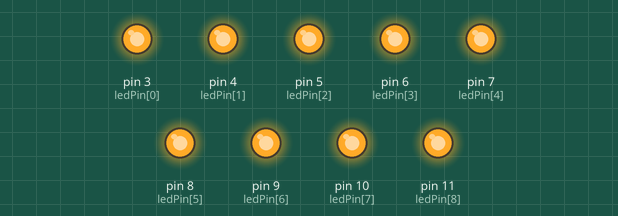
Recording of a sketch running on a simulated Arduino Uno, built with avr-gcc and run on an emulated ATmega328P. Parts: output pins drawn as LEDs (lit = HIGH).

Above: at 0.1 s.
At 14.4 s:
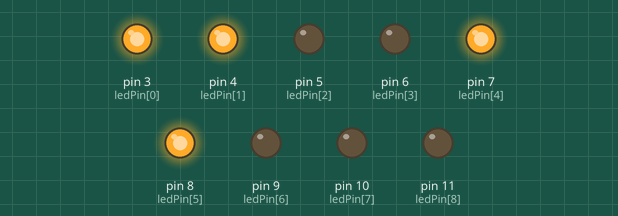
At 16.4 s:
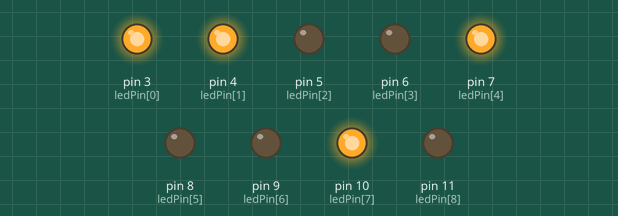
At 19.5 s:
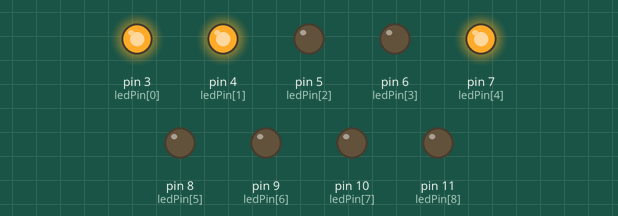
At 26.7 s:
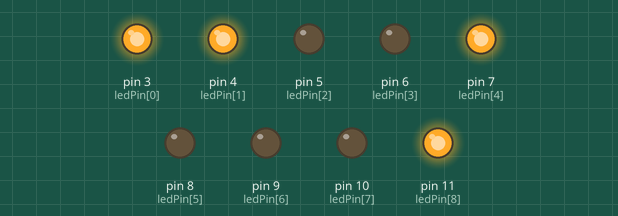
At 32.8 s:
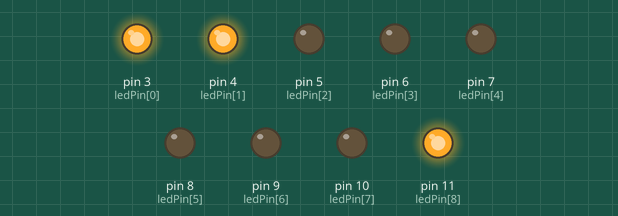
Timing chart, 0 to 40.0 s (numbered marks = the images above):
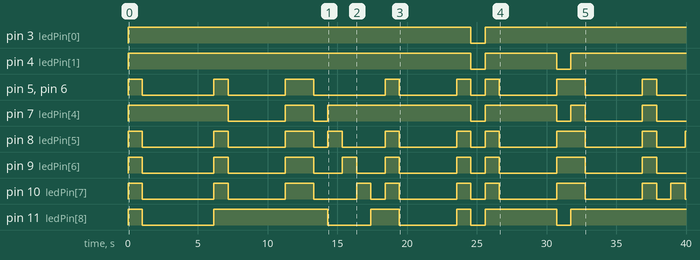

The sketch:

sketch_fora_bozo_led.ino
```cpp
//Autora: Pamela Fialho
//Data: 29/07/2020
//Função: utilizar uma fileira de leds na vertical para escrever "fora bozo", quando a mesma é movimentada na horizontal

int ledDelay;
int ledPin[] = {3, 4, 5, 6, 7, 8, 9, 10, 11};
int potPin = 2;

void setup() {
  for (int x=0; x<9; x++) { // define todos os pinos como saída
    pinMode(ledPin[x], OUTPUT);
  }
}

void loop() {
  ledDelay = 2 * analogRead(potPin);
  f();o();r();a();space();b();o();z();o();space();
}

void space() {
  for (int x=0; x<9; x++) { // todos os leds apagados
    digitalWrite(ledPin[x], LOW);
  }
  delay(ledDelay);
}

void f() {
  for (int x=0; x<9; x++) { // todos os leds acesos
    digitalWrite(ledPin[x], HIGH);
  }
  delay(ledDelay);
  for (int x=0; x<5; x++) {
    digitalWrite(ledPin[1], HIGH);
    digitalWrite(ledPin[2], LOW);
    digitalWrite(ledPin[3], LOW);
    digitalWrite(ledPin[4], HIGH);
    digitalWrite(ledPin[5], LOW);
    digitalWrite(ledPin[6], LOW);
    digitalWrite(ledPin[7], LOW);
    digitalWrite(ledPin[8], LOW);
    delay(ledDelay);
  }
}

void o() {
  for (int x=0; x<9; x++) {
    digitalWrite(ledPin[x], HIGH);
  }
  delay(ledDelay);
  for (int x=0; x<4; x++) {
    digitalWrite(ledPin[1], HIGH);
    digitalWrite(ledPin[2], LOW);
    digitalWrite(ledPin[3], LOW);
    digitalWrite(ledPin[4], LOW);
    digitalWrite(ledPin[5], LOW);
    digitalWrite(ledPin[6], LOW);
    digitalWrite(ledPin[7], LOW);
    digitalWrite(ledPin[8], HIGH);
    delay(ledDelay);
  }
  for (int x=0; x<9; x++) {
    digitalWrite(ledPin[x], HIGH);
  }
  delay(ledDelay);
}

void r() {
  for (int x=0; x<9; x++) {
    digitalWrite(ledPin[x], HIGH);
  }
  delay(ledDelay);
  digitalWrite(ledPin[1], HIGH);
  digitalWrite(ledPin[2], LOW);
  digitalWrite(ledPin[3], LOW);
  digitalWrite(ledPin[4], LOW);
  digitalWrite(ledPin[5], LOW);
  digitalWrite(ledPin[6], LOW);
  digitalWrite(ledPin[7], LOW);
  digitalWrite(ledPin[8], HIGH);
  delay(ledDelay);
  digitalWrite(ledPin[1], HIGH);
  digitalWrite(ledPin[2], LOW);
  digitalWrite(ledPin[3], LOW);
  digitalWrite(ledPin[4], HIGH);
  digitalWrite(ledPin[5], HIGH);
  digitalWrite(ledPin[6], LOW);
  digitalWrite(ledPin[7], LOW);
  digitalWrite(ledPin[8], LOW);
  delay(ledDelay);
  digitalWrite(ledPin[1], HIGH);
  digitalWrite(ledPin[2], LOW);
  digitalWrite(ledPin[3], LOW);
  digitalWrite(ledPin[4], HIGH);
  digitalWrite(ledPin[5], LOW);
  digitalWrite(ledPin[6], HIGH);
  digitalWrite(ledPin[7], LOW);
  digitalWrite(ledPin[8], LOW);
  delay(ledDelay);
  digitalWrite(ledPin[1], HIGH);
  digitalWrite(ledPin[2], LOW);
  digitalWrite(ledPin[3], LOW);
  digitalWrite(ledPin[4], HIGH);
  digitalWrite(ledPin[5], LOW);
  digitalWrite(ledPin[6], LOW);
  digitalWrite(ledPin[7], HIGH);
  digitalWrite(ledPin[8], LOW);
  delay(ledDelay);
  digitalWrite(ledPin[1], HIGH);
  digitalWrite(ledPin[2], LOW);
  digitalWrite(ledPin[3], LOW);
  digitalWrite(ledPin[4], HIGH);
  digitalWrite(ledPin[5], LOW);
  digitalWrite(ledPin[6], LOW);
  digitalWrite(ledPin[7], LOW);
  digitalWrite(ledPin[8], HIGH);
  delay(ledDelay);
}

void a() {
  for (int x=0; x<9; x++) {
    digitalWrite(ledPin[x], HIGH);
  }
  delay(ledDelay);
  for (int x=0; x<4; x++) {
    digitalWrite(ledPin[1], HIGH);
    digitalWrite(ledPin[2], LOW);
    digitalWrite(ledPin[3], LOW);
    digitalWrite(ledPin[4], HIGH);
    digitalWrite(ledPin[5], LOW);
    digitalWrite(ledPin[6], LOW);
    digitalWrite(ledPin[7], LOW);
    digitalWrite(ledPin[8], LOW);
    delay(ledDelay);
  }
  for (int x=0; x<9; x++) {
    digitalWrite(ledPin[x], HIGH);
  }
  delay(ledDelay);
}

void b() {
  for (int x=0; x<9; x++) {
    digitalWrite(ledPin[x], HIGH);
  }
  delay(ledDelay);
  for (int x=0; x<4; x++) {
    digitalWrite(ledPin[1], HIGH);
    digitalWrite(ledPin[2], LOW);
    digitalWrite(ledPin[3], LOW);
    digitalWrite(ledPin[4], HIGH);
    digitalWrite(ledPin[5], LOW);
    digitalWrite(ledPin[6], LOW);
    digitalWrite(ledPin[7], LOW);
    digitalWrite(ledPin[8], HIGH);
    delay(ledDelay);
  }
  digitalWrite(ledPin[1], LOW);
  digitalWrite(ledPin[2], HIGH);
  digitalWrite(ledPin[3], HIGH);
  digitalWrite(ledPin[4], LOW);
  digitalWrite(ledPin[5], HIGH);
  digitalWrite(ledPin[6], HIGH);
  digitalWrite(ledPin[7], HIGH);
  digitalWrite(ledPin[8], LOW);
  delay(ledDelay);
}

void z() {
  digitalWrite(ledPin[1], HIGH);
  digitalWrite(ledPin[2], LOW);
  digitalWrite(ledPin[3], LOW);
  digitalWrite(ledPin[4], LOW);
  digitalWrite(ledPin[5], LOW);
  digitalWrite(ledPin[6], LOW);
  digitalWrite(ledPin[7], LOW);
  digitalWrite(ledPin[8], HIGH);
  delay(ledDelay);
  digitalWrite(ledPin[1], HIGH);
  digitalWrite(ledPin[2], LOW);
  digitalWrite(ledPin[3], LOW);
  digitalWrite(ledPin[4], LOW);
  digitalWrite(ledPin[5], LOW);
  digitalWrite(ledPin[6], LOW);
  digitalWrite(ledPin[7], HIGH);
  digitalWrite(ledPin[8], HIGH);
  delay(ledDelay);
  digitalWrite(ledPin[1], HIGH);
  digitalWrite(ledPin[2], LOW);
  digitalWrite(ledPin[3], LOW);
  digitalWrite(ledPin[4], LOW);
  digitalWrite(ledPin[5], HIGH);
  digitalWrite(ledPin[6], LOW);
  digitalWrite(ledPin[7], LOW);
  digitalWrite(ledPin[8], HIGH);
  delay(ledDelay);
  digitalWrite(ledPin[1], HIGH);
  digitalWrite(ledPin[2], LOW);
  digitalWrite(ledPin[3], HIGH);
  digitalWrite(ledPin[4], LOW);
  digitalWrite(ledPin[5], LOW);
  digitalWrite(ledPin[6], LOW);
  digitalWrite(ledPin[7], LOW);
  digitalWrite(ledPin[8], HIGH);
  delay(ledDelay);
  digitalWrite(ledPin[1], HIGH);
  digitalWrite(ledPin[2], LOW);
  digitalWrite(ledPin[3], LOW);
  digitalWrite(ledPin[4], LOW);
  digitalWrite(ledPin[5], LOW);
  digitalWrite(ledPin[6], LOW);
  digitalWrite(ledPin[7], LOW);
  digitalWrite(ledPin[8], HIGH);
  delay(ledDelay);
}
```

Measured:
- by itself, pin 3 (ledPin[0]): LOW → HIGH at 0.00 s, → LOW 24.6 s later, → HIGH 1.0 s later
- by itself, pin 4 (ledPin[1]): goes HIGH 24.6 s, LOW 1.0 s, HIGH 5.1 s, LOW 1.0 s, then HIGH
- by itself, pin 7 (ledPin[4]): LOW → HIGH at 0.00 s, → LOW 7.2 s later, → HIGH 4.1 s later, → LOW 2.0 s later, … (12 changes in this stretch)
- by itself, pin 8 (ledPin[5]): LOW → HIGH at 0.00 s, → LOW 1.0 s later, → HIGH 5.1 s later, → LOW 1.0 s later, … (19 changes in this stretch)
- by itself, pin 9 (ledPin[6]): LOW → HIGH at 0.00 s, → LOW 1.0 s later, → HIGH 5.1 s later, → LOW 1.0 s later, … (18 changes in this stretch)
- by itself, pin 10 (ledPin[7]): LOW → HIGH at 0.00 s, → LOW 1.0 s later, → HIGH 5.1 s later, → LOW 1.0 s later, … (20 changes in this stretch)
- by itself, pin 11 (ledPin[8]): LOW → HIGH at 0.00 s, → LOW 1.0 s later, → HIGH 5.1 s later, → LOW 8.2 s later, … (11 changes in this stretch)
- by itself, pin 5 (ledPin[2]), pin 6 (ledPin[3]): LOW → HIGH at 0.00 s, → LOW 1.0 s later, → HIGH 5.1 s later, → LOW 1.0 s later, … (16 changes in this stretch)
